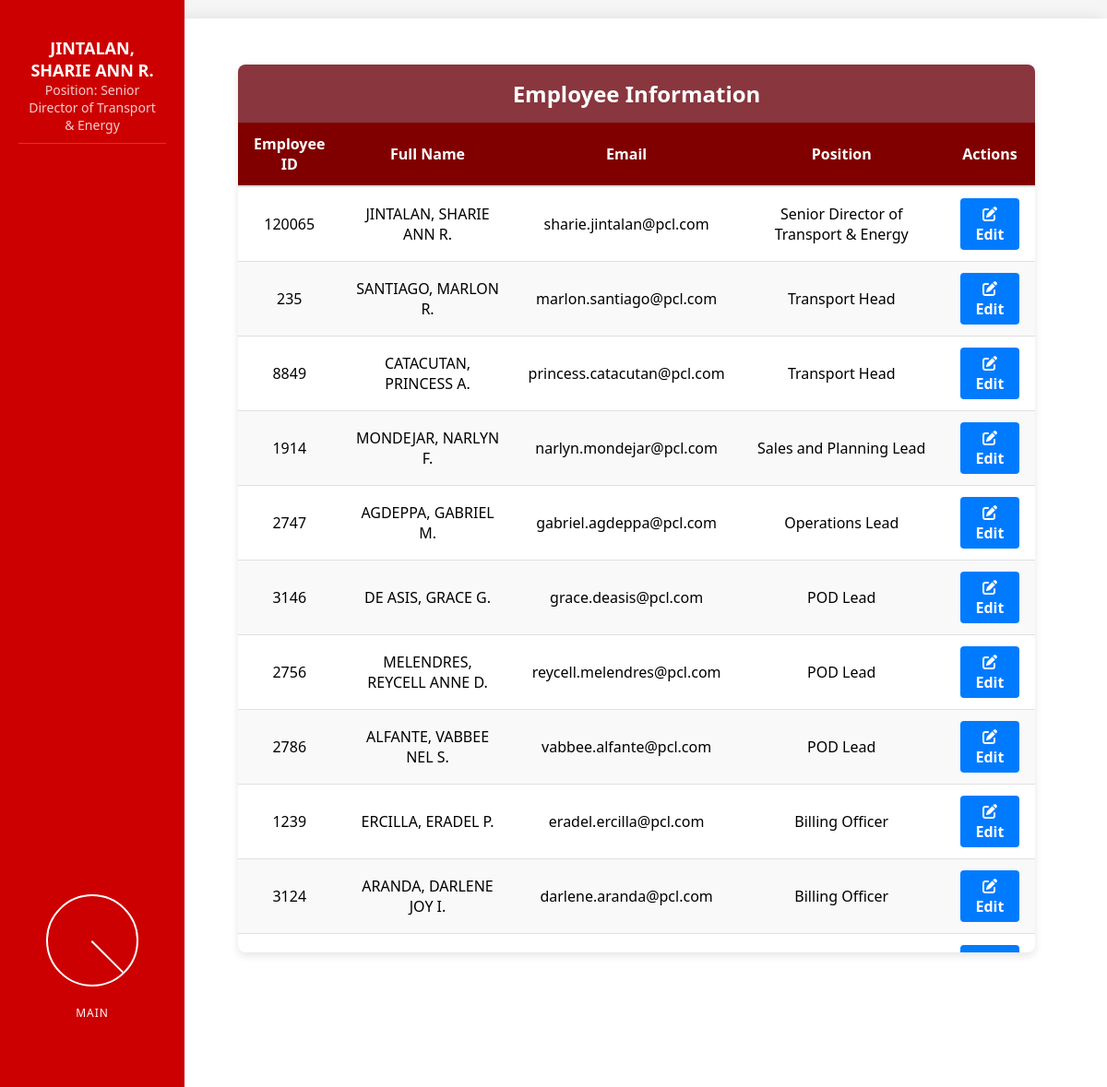
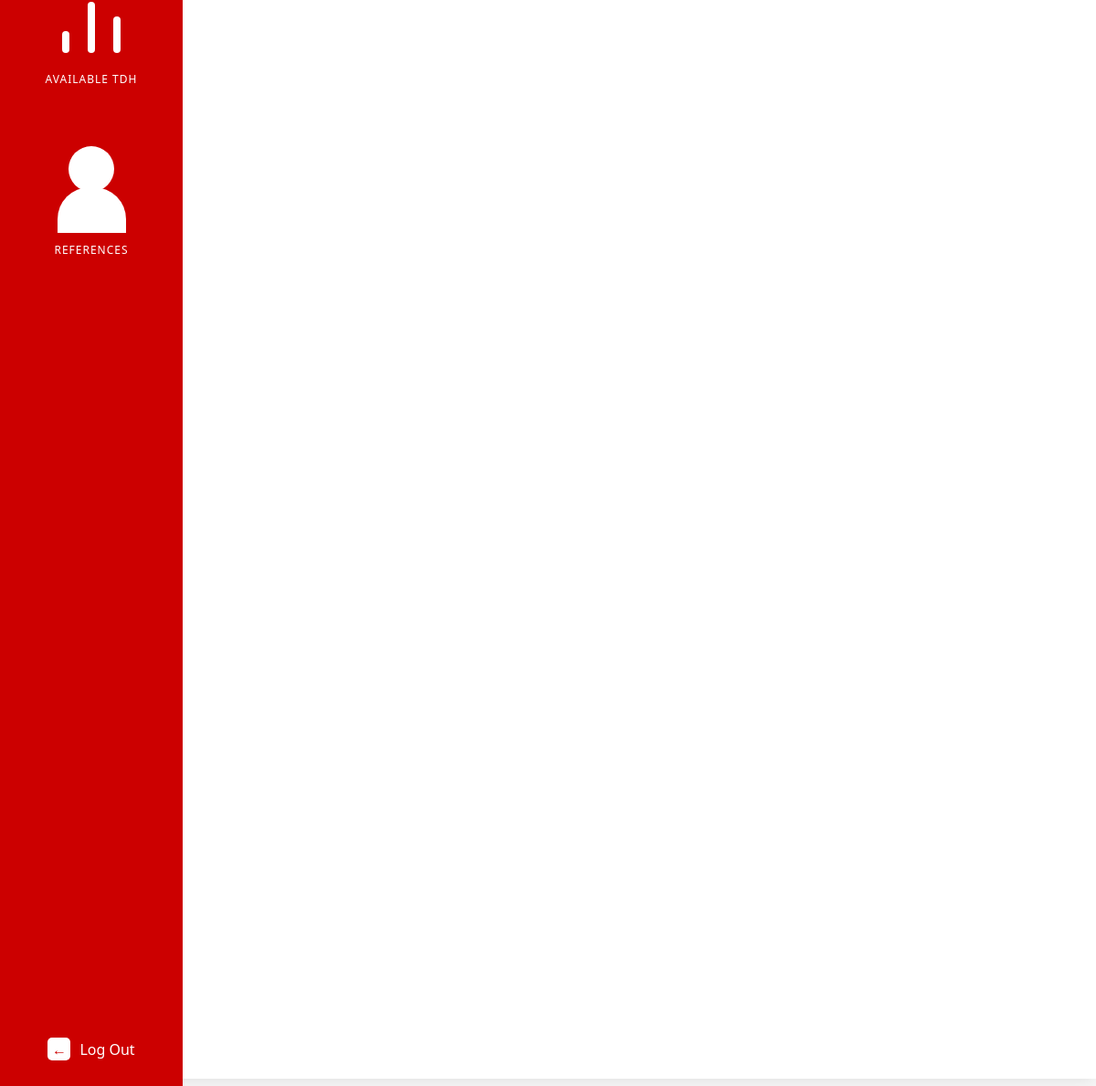
The app's page /employee.php (signed in) with its own data (2 pictures, top to bottom).
### tables this page shows
CREATE TABLE `usertype` (
  `u_id` int(11) NOT NULL,
  `type` int(11) NOT NULL,
  `position` varchar(255) NOT NULL
);

CREATE TABLE `employee` (
  `emp_id` int(11) NOT NULL,
  `emp_num` int(11) NOT NULL,
  `fullname` varchar(255) NOT NULL,
  `email` varchar(255) NOT NULL,
  `password` varchar(255) NOT NULL,
  `u_id` int(11) NOT NULL
);

### employee.php (the view, shortened to what this page needs)
<?php
require_once 'connection.php';
$query = "SELECT e.*, u.position FROM employee e
          JOIN usertype u ON e.u_id = u.u_id
          ORDER BY e.emp_id";
$result = mysqli_query($conn, $query);
?>
<!DOCTYPE html>
<html lang="en">
<head>
    <link rel="stylesheet" href="assets/css/landingPage.css">
    <link rel="stylesheet" href="https://cdnjs.cloudflare.com/ajax/libs/font-awesome/6.0.0/css/all.min.css">
</head>
<body>
    <div class="sidebar">
        <div class="user-info">
            <div class="name"><?php echo htmlspecialchars($_SESSION["fullname"]); ?></div>
            <div class="role">Position:
            <?php
                if ($result->num_rows > 0) {
                    $row = $result->fetch_assoc();
                    echo htmlspecialchars($row["position"]);
                } else {
                    echo "Unknown";
                }
            ?>
            </div>
        </div>
        <div>
            <div class="metric-section" data-href="landingPage.php">
                <div class="chart-container">
                    <div class="pie-chart">
                        <div class="pie-slice"></div>
                    </div>
                </div>
                <div class="metric-title">MAIN</div>
            </div>
            <div class="metric-section" data-href="available.php">
                <div class="bar-container">
                    <div class="bar bar-1"></div>
                    <div class="bar bar-2"></div>
                    <div class="bar bar-3"></div>
                </div>
                <div class="metric-title">AVAILABLE TDH</div>
            </div>
            <div class="metric-section" data-href="references.php">
                <div class="chart-container">
                    <div class="people-icon">
                        <div class="people-head"></div>
                        <div class="people-body"></div>
                    </div>
                </div>
                <div class="metric-title">REFERENCES</div>
            </div>
        </div>
        <a href="logout.php" class="logout-link" id="logout-link">
            <div class="logout-section">
                <div class="logout-icon">←</div>
                <span>Log Out</span>
            </div>
        </a>
    </div>
    <div class="main-content">
        <div class="employee-table-container">
            <div class="table-header">
                Employee Information
            </div>
            <div class="table-responsive">
                <table class="employee-table">
                    <thead>
                        <tr>
                            <th>Employee ID</th>
                            <th>Full Name</th>
                            <th>Email</th>
                            <th>Position</th>
                            <th>Actions</th>
                        </tr>
                    </thead>
                    <tbody>
                        <?php while($row = mysqli_fetch_assoc($result)) { ?>
                        <tr>
                            <td><?php echo htmlspecialchars($row['emp_num']); ?></td>
                            <td><?php echo htmlspecialchars($row['fullname']); ?></td>
                            <td><?php echo htmlspecialchars($row['email']); ?></td>
                            <td><?php echo htmlspecialchars($row['position']); ?></td>
                            <td>
                                <a href="edit_employee.php?id=<?php echo $row['emp_id']; ?>" class="btn btn-primary action-btn">
                                    <i class="fas fa-edit"></i> Edit
                                </a>
                            </td>
                        </tr>
                        <?php } ?>
                    </tbody>
                </table>
            </div>
        </div>
    </div>
</body>
</html>

### assets/css/landingPage.css (style rules this page uses)
* { margin: 0; padding: 0; box-sizing: border-box; font-family: 'Segoe UI', Tahoma, Geneva, Verdana, sans-serif; }
body { height: 100vh; display: flex; background-color: #f5f5f5; overflow-x: hidden; }
.sidebar { background-color: #cc0000; width: 200px; min-width: 200px; color: white; padding: 30px 20px; display: flex; flex-direction: column; align-items: center; justify-content: space-between; transition: all 0.3s ease; z-index: 100; }
.metric-section { display: flex; flex-direction: column; align-items: center; margin-bottom: 30px; width: 100%; }
.metric-title { font-size: 12px; letter-spacing: 1px; margin-top: 10px; margin-bottom: 20px; text-align: center; }
.chart-container { width: 100px; height: 100px; position: relative; margin-bottom: 10px; }
.pie-chart { width: 100%; height: 100%; border-radius: 50%; border: 2px solid white; position: relative; display: flex; align-items: center; justify-content: center; }
.pie-slice { position: absolute; width: 50%; height: 50%; top: 0; left: 50%; border-left: 2px solid white; transform-origin: bottom left; transform: rotate(45deg); }
.bar-container { display: flex; justify-content: center; align-items: flex-end; height: 80px; width: 100%; padding: 0 20px; margin-bottom: 10px; }
.bar { width: 8px; background-color: white; margin: 0 10px; border-radius: 10px; }
.bar-1 { height: 30%; }
.bar-2 { height: 70%; }
.bar-3 { height: 50%; }
.logout-section { margin-top: auto; display: flex; align-items: center; cursor: pointer; padding: 10px; border-radius: 5px; transition: background-color 0.3s; }
.logout-icon { width: 25px; height: 25px; background-color: white; border-radius: 5px; margin-right: 10px; display: flex; align-items: center; justify-content: center; color: #cc0000; font-weight: bold; }
.main-content { flex: 1; padding: 30px; background-color: white; border-radius: 20px 0 0 20px; margin: 20px 0 20px -20px; box-shadow: -5px 0 15px rgba(0, 0, 0, 0.1); display: flex; flex-direction: column; align-items: center; overflow-y: auto; }
.people-icon { width: 100px; height: 60px; position: relative; display: flex; align-items: center; justify-content: center; }
.people-head { width: 50px; height: 50px; background-color: white; border-radius: 50%; position: absolute; top: 15px; }
.people-body { width: 75px; height: 50px; background-color: white; position: absolute; top: 60px; border-radius: 35px 35px 0 0; }
.metric-section { cursor: pointer; transition: transform 0.3s ease, box-shadow 0.3s ease; }
.logout-link { text-decoration: none; color: inherit; display: block; }
.user-info { color: white; text-align: center; padding: 10px; margin-bottom: 20px; border-bottom: 1px solid rgba(255, 255, 255, 0.2); }
.user-info .name { font-size: 18px; font-weight: bold; }
.user-info .role { font-size: 14px; opacity: 0.8; }

### employee.php (style rules this page uses)
.employee-table-container { margin: 20px; width: 90%; box-shadow: 0 4px 8px rgba(0, 0, 0, 0.1); border-radius: 8px; overflow: hidden; background-color: #fff; }
.table-header { background-color:rgba(106, 0, 11, 0.79); color: white; padding: 15px; text-align: center; font-size: 1.5rem; font-weight: bold; }
.employee-table { width: 100%; border-collapse: collapse; box-shadow: 0 2px 3px rgba(0, 0, 0, 0.1); }
.employee-table th { background-color: maroon; color: white; font-weight: bold; text-align: center; padding: 12px 15px; }
.employee-table td { padding: 10px 15px; text-align: center; border-bottom: 1px solid #e0e0e0; }
.employee-table tr:nth-child(even) { background-color: #f9f9f9; }
.btn { padding: 6px 12px; border: none; border-radius: 4px; cursor: pointer; font-weight: bold; text-decoration: none; display: inline-block; }
.btn-primary { background-color: #007bff; color: white; }
.action-btn { margin: 2px; }
.table-responsive { max-height: 900px; overflow-y: auto; border-radius: 0px; box-shadow: 0 2px 5px rgba(0, 0, 0, 0.1); }
.employee-table thead { position: sticky; top: 0; background-color: maroon; color: white; z-index: 10; }
.employee-table th { padding: 12px; border-bottom: 2px solid #ddd; }

### records on screen
usertype: position "Senior Director of Transport & Energy"
employee: emp_num "120065", fullname "JINTALAN, SHARIE ANN R.", email "sharie.jintalan@pcl.com", u.position "Senior Director of Transport & Energy"
employee: emp_num "235", fullname "SANTIAGO, MARLON R.", email "marlon.santiago@pcl.com", u.position "Transport Head"
employee: emp_num "8849", fullname "CATACUTAN, PRINCESS A.", email "princess.catacutan@pcl.com", u.position "Transport Head"
employee: emp_num "1914", fullname "MONDEJAR, NARLYN F.", email "narlyn.mondejar@pcl.com", u.position "Sales and Planning Lead"
employee: emp_num "2747", fullname "AGDEPPA, GABRIEL M.", email "gabriel.agdeppa@pcl.com", u.position "Operations Lead"
employee: emp_num "3146", fullname "DE ASIS, GRACE G.", email "grace.deasis@pcl.com", u.position "POD Lead"
employee: emp_num "2756", fullname "MELENDRES, REYCELL ANNE D.", email "reycell.melendres@pcl.com", u.position "POD Lead"
employee: emp_num "2786", fullname "ALFANTE, VABBEE NEL S.", email "vabbee.alfante@pcl.com", u.position "POD Lead"
employee: emp_num "1239", fullname "ERCILLA, ERADEL P.", email "eradel.ercilla@pcl.com", u.position "Billing Officer"
employee: emp_num "3124", fullname "ARANDA, DARLENE JOY I.", email "darlene.aranda@pcl.com", u.position "Billing Officer"

### other values on screen
$_SESSION["fullname"] "JINTALAN, SHARIE ANN R."
